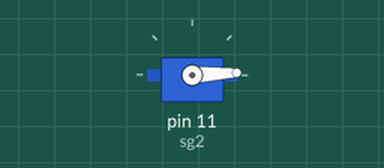
This sketch was run on a simulated Arduino Uno, built with avr-gcc and run on an emulated ATmega328P. Parts: servo.

Above: at 0.05 s.
At 0.9 s:
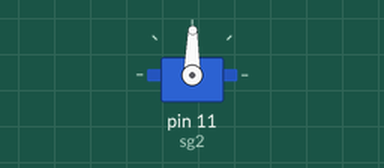
At 1.75 s:
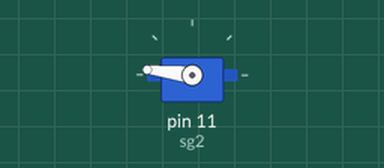
At 3.45 s:
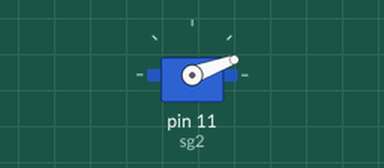
Timing chart, 0 to 8.4 s (numbered marks = the images above):
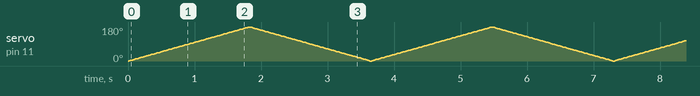

The sketch:

Servo_Motor_Multiple.ino
```cpp
#include <Servo.h>
const int pot = A0;
Servo sg2;
int pos = 0;

int value, deg;

void setup(){
    sg2.attach( 11 );
    Serial.begin(9600);
    sg2.write(0);
}

void loop(){

    for( int pos=0; pos<=180; pos++ ){
        sg2.write( pos );
        delay(10);
    }
    for( int pos=180; pos>=0; pos-- ){
        sg2.write( pos );
        delay(10);
    }
}
```
